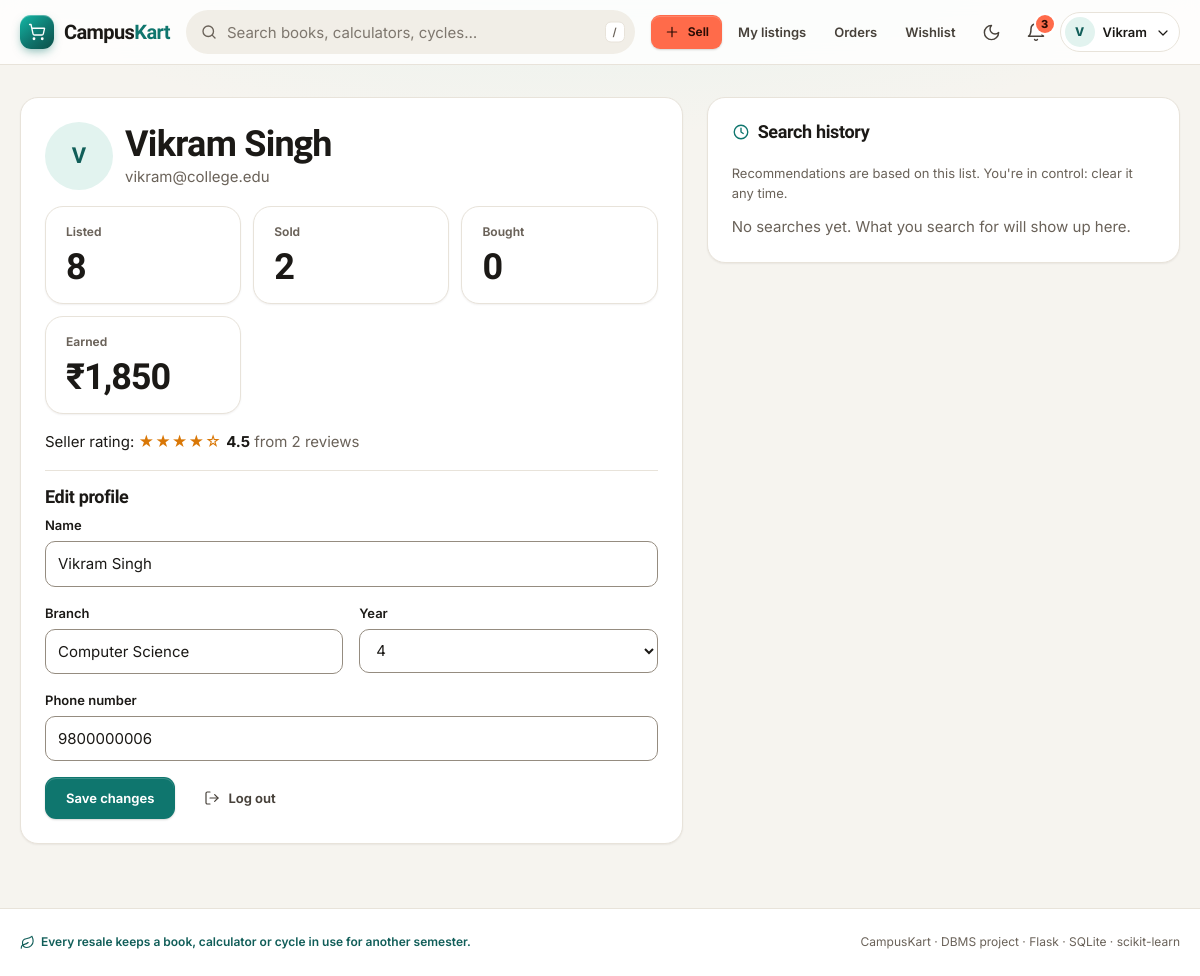
The page /profile (signed in) on the database its author committed.
### tables this page shows
CREATE TABLE users (
    user_id       INTEGER PRIMARY KEY AUTOINCREMENT,
    name          TEXT    NOT NULL,
    email         TEXT    NOT NULL UNIQUE,
    password_hash TEXT    NOT NULL,
    role          TEXT    NOT NULL DEFAULT 'user' CHECK (role IN ('user', 'admin')),
    branch        TEXT,
    year          INTEGER CHECK (year BETWEEN 1 AND 4),
    phone         TEXT,
    is_blocked    INTEGER NOT NULL DEFAULT 0 CHECK (is_blocked IN (0, 1)),
    created_at    TEXT    NOT NULL DEFAULT (datetime('now', 'localtime'))
);

### app.py (the view, shortened to what this page needs)
@app.route("/profile", methods=["GET", "POST"])
@login_required
def profile():
    uid = g.user["user_id"]
    stats = query("""SELECT
            (SELECT COUNT(*) FROM products WHERE seller_id = :u AND status = 'available') AS listed,
            (SELECT COUNT(*) FROM orders o JOIN products p ON p.product_id = o.product_id
              WHERE p.seller_id = :u AND o.status <> 'cancelled') AS sold,
            (SELECT COUNT(*) FROM orders WHERE buyer_id = :u AND status <> 'cancelled') AS bought,
            (SELECT COALESCE(SUM(o.price), 0) FROM orders o JOIN products p ON p.product_id = o.product_id
              WHERE p.seller_id = :u AND o.status <> 'cancelled') AS earned""", {"u": uid}, one=True)
    rating = query("SELECT * FROM v_seller_ratings WHERE seller_id = ?", (uid,), one=True)
    searches = query("""SELECT query, searched_at FROM search_history WHERE user_id = ?
                        ORDER BY searched_at DESC LIMIT 15""", (uid,))
    return render_template("profile.html", stats=stats, rating=rating, searches=searches)

### app.py (called while the page is built)
def get_db():
    if "db" not in g:
        g.db = sqlite3.connect(DB_PATH)
        g.db.row_factory = sqlite3.Row
        g.db.execute("PRAGMA foreign_keys = ON")
    return g.db

def query(sql, args=(), one=False):
    rows = get_db().execute(sql, args).fetchall()
    return (rows[0] if rows else None) if one else rows

@app.before_request
def load_user():
    g.user = None
    if "user_id" in session:
        g.user = query("SELECT * FROM users WHERE user_id = ?", (session["user_id"],), one=True)
        if g.user is None or g.user["is_blocked"]:
            session.clear()
            g.user = None

def login_required(view):
    @wraps(view)
    def wrapped(*args, **kwargs):
        if g.user is None:
            flash("Log in to continue.", "info")
            return redirect(url_for("login", next=request.path))
        return view(*args, **kwargs)
    return wrapped

@app.context_processor
def inject_globals():
    unread = 0
    if g.user:
        unread = query("SELECT COUNT(*) AS n FROM notifications WHERE user_id = ? AND is_read = 0",
                       (g.user["user_id"],), one=True)["n"]
    return {"categories": query("SELECT * FROM categories ORDER BY category_id"),
            "unread_count": unread, "conditions": CONDITIONS}

@app.template_filter("inr")
def inr(value):
    n = str(int(round(value or 0)))
    if len(n) <= 3:
        return n
    head, tail = n[:-3], n[-3:]
    parts = []
    while len(head) > 2:
        parts.insert(0, head[-2:])
        head = head[:-2]
    if head:
        parts.insert(0, head)
    return ",".join(parts) + "," + tail

### templates/profile.html (shortened to what this page needs)
{% extends "base.html" %}
{% from "_macros.html" import stars, icon %}
{% block content %}
<div class="two-col">
  <section class="card" aria-labelledby="profile-title">
    <div class="seller-box mb-4">
      <span class="avatar avatar-lg" aria-hidden="true">{{ g.user.name[0] }}</span>
      <div class="grow">
        <h1 id="profile-title" class="mb-0">{{ g.user.name }}</h1>
        <span class="muted">{{ g.user.email }}</span>
      </div>
    </div>
    {% if g.user.role == 'user' %}
    <div class="stats mb-4">
      <div class="stat"><div class="label">Listed</div><div class="value">{{ stats.listed }}</div></div>
      <div class="stat"><div class="label">Sold</div><div class="value">{{ stats.sold }}</div></div>
      <div class="stat"><div class="label">Bought</div><div class="value">{{ stats.bought }}</div></div>
      <div class="stat"><div class="label">Earned</div><div class="value">₹{{ stats.earned|inr }}</div></div>
    </div>
    <p>Seller rating:
      {% if rating %}{{ stars(rating.avg_rating) }} <strong>{{ rating.avg_rating }}</strong>
        <span class="muted">from {{ rating.review_count }} review{{ '' if rating.review_count == 1 else 's' }}</span>
      {% else %}<span class="muted">No reviews yet. Ratings appear after your first sale.</span>{% endif %}</p>
    {% endif %}
    <hr>
    <form method="post">
      <h2>Edit profile</h2>
      <div class="field">
        <label for="p-name">Name</label>
        <input id="p-name" name="name" autocomplete="name" value="{{ g.user.name }}" required>
      </div>
      <div class="row">
        <div class="field">
          <label for="p-branch">Branch</label>
          <input id="p-branch" name="branch" value="{{ g.user.branch or '' }}">
        </div>
        <div class="field">
          <label for="p-year">Year</label>
          <select id="p-year" name="year">{% for y in range(1, 5) %}<option {% if g.user.year == y %}selected{% endif %}>{{ y }}</option>{% endfor %}</select>
        </div>
      </div>
      <div class="field">
        <label for="p-phone">Phone number</label>
        <input id="p-phone" name="phone" type="tel" autocomplete="tel" value="{{ g.user.phone or '' }}">
      </div>
      <div class="cluster">
        <button class="btn">Save changes</button>
        <a class="btn btn-ghost" href="{{ url_for('logout') }}">{{ icon('logout', 16) }}Log out</a>
      </div>
    </form>
  </section>
  {% if g.user.role == 'user' %}
  <section class="card" aria-labelledby="history-title">
    <div class="section-head">
      <h2 id="history-title" class="title-icon">{{ icon('clock', 18) }}Search history</h2>
    </div>
    <p class="small muted">Recommendations are based on this list. You're in control: clear it any time.</p>
    {% if searches %}
    <ul class="history-list">
      {% for s in searches %}
      <li class="between">
        <a class="title-icon" href="{{ url_for('search', q=s.query) }}">{{ icon('search', 14) }}{{ s.query }}</a>
        <span class="xs muted nowrap">{{ s.searched_at|ago }}</span>
      </li>
      {% endfor %}
    </ul>
    {% else %}
    <p class="muted mb-0">No searches yet. What you search for will show up here.</p>
    {% endif %}
  </section>
  {% endif %}
</div>
{% endblock %}

### templates/base.html (shortened to what this page needs)
{% from "_macros.html" import icon %}
{% set ep = request.endpoint %}
<!doctype html>
<html lang="en">
<head>
  <link rel="stylesheet" href="{{ url_for('static', filename='style.css') }}">
</head>
<body>
<header class="site-header">
  <div class="container header-row">
    <a class="logo" href="{{ url_for('index') }}" aria-label="CampusKart home">
      <span class="logo-mark">{{ icon('cart', 18) }}</span>
      <span aria-hidden="true">Campus<span class="accent">Kart</span></span>
    </a>
    {% if not g.user or g.user.role != 'admin' %}
    <form class="search-bar" action="{{ url_for('search') }}" role="search">
      <input id="site-search" name="q" type="search" placeholder="Search books, calculators, cycles…"
             value="{{ q or '' }}" autocomplete="off" enterkeyhint="search" aria-keyshortcuts="/">
      <kbd aria-hidden="true">/</kbd>
    </form>
    {% endif %}
    <nav class="nav-links" aria-label="Main">
      {% if g.user %}
        {% if g.user.role == 'admin' %}
          <a class="nav-link" href="{{ url_for('admin_dashboard') }}" {% if ep and ep.startswith('admin') %}aria-current="page"{% endif %}>{{ icon('shield', 16) }}Admin</a>
        {% else %}
          <a class="btn btn-sm btn-accent btn-sell" href="{{ url_for('sell') }}">{{ icon('plus', 16) }}Sell</a>
          {% for e, label in [('my_listings', 'My listings'), ('orders', 'Orders'), ('wishlist', 'Wishlist')] %}
          <a class="nav-link" href="{{ url_for(e) }}" {% if ep == e %}aria-current="page"{% endif %}>{{ label }}</a>
          {% endfor %}
        {% endif %}
      {% endif %}
      <button class="icon-btn theme-toggle" type="button" id="theme-toggle" aria-label="Switch to dark theme">
        {{ icon('moon', 19, 'moon') }}{{ icon('sun', 19, 'sun') }}
      </button>
      {% if g.user %}
        <a class="icon-btn" href="{{ url_for('notifications') }}"
           aria-label="Notifications{% if unread_count %}, {{ unread_count }} unread{% endif %}"
           {% if ep == 'notifications' %}aria-current="page"{% endif %}>
          {{ icon('bell', 20) }}
          {% if unread_count %}<span class="badge-count" aria-hidden="true">{{ unread_count if unread_count < 10 else '9+' }}</span>{% endif %}
        </a>
        <div class="menu" data-menu>
          <button class="menu-trigger" type="button" aria-haspopup="true" aria-expanded="false" aria-controls="account-menu">
            <span class="avatar" aria-hidden="true">{{ g.user.name[0] }}</span>
            <span class="name">{{ g.user.name.split()[0] }}</span>
            <span class="chev">{{ icon('chevron-down', 16) }}</span>
          </button>
        </div>
      {% else %}
        <a class="nav-link keep" href="{{ url_for('login') }}" {% if ep == 'login' %}aria-current="page"{% endif %}>Log in</a>
        <a class="btn btn-sm" href="{{ url_for('register') }}">Sign up</a>
      {% endif %}
    </nav>
  </div>
</header>
<main id="main" tabindex="-1">
  <div class="container">
    {% block content %}{% endblock %}
  </div>
</main>
<footer class="site-footer">
  <div class="container">
    <span class="eco">{{ icon('leaf', 15) }}Every resale keeps a book, calculator or cycle in use for another semester.</span>
    <span>CampusKart · DBMS project · Flask · SQLite · scikit-learn</span>
  </div>
</footer>
</body>
</html>

### rows shown on the page
users: user "V", user.name "Vikram", user.name "Vikram Singh", user.email "vikram@college.edu", name "Vikram Singh", branch "Computer Science", year "4", phone "9800000006"

### other values the page prints
{{ label }} "My listings" "Orders" "Wishlist"
{{ unread_count if unread_count < 10 else '9+' }} "3"
{{ stats.listed }} "8"
{{ stats.sold }} "2"
{{ stats.bought }} "0"
{{ stats.earned|inr }} "1,850"
{{ '★' if i < n|round|int else '☆' }} "★" "★" "★" "★" "☆"
{{ rating.avg_rating }} "4.5"
{{ rating.review_count }} "2"
{{ '' if rating.review_count == 1 else 's' }} "s"
